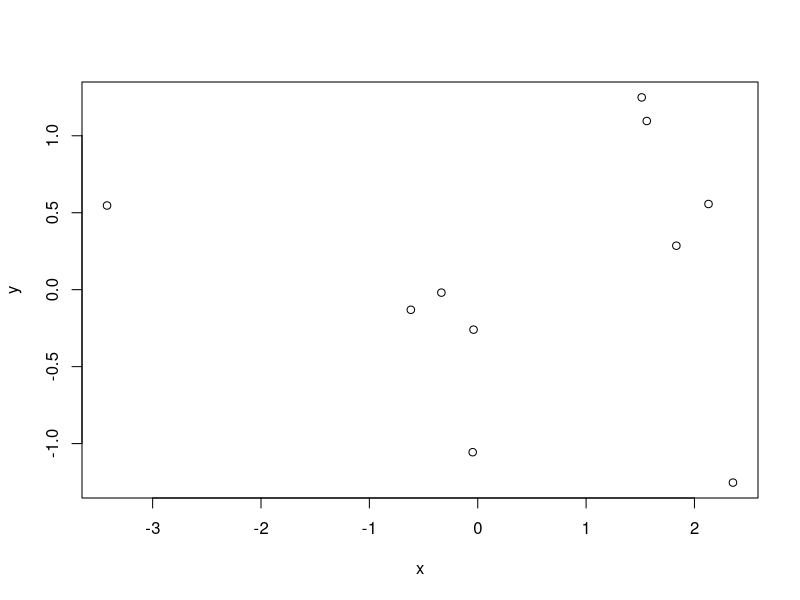

Write R code to recreate this figure. (Note: this script raises an error after producing the figure.)
## ---- chunk 1
x=rnorm(10)
y=rnorm(10)
plot(x,y)
## ---- chunk 2
# echo=F hides the code
library(vegan)
data(BCI)
## ---- chunk 3
# inputPanel defines the grey border around the slider
# sliderInput sets up a slide bar and names the output `nreps` so it can be accessed in the plot below
inputPanel(
  sliderInput("nreps", label = "Number of replicate samples", min = 2, max = 100, value = 3)
)
## ---- chunk 4
# renderPlot({}) simply wraps around the code you'd use to make a plot
# the value input$nreps (in the for loop) takes the output from the slidebar above
renderPlot({
  spa <- specaccum(BCI,method='random')
  plot(spa$sites,spa$perm[,1],
      xlab='# sites',ylab='# species', main='species accumulation curves',
      type='l',las=1,bty='n',ylim=c(80,230))
  for (i in seq_len(NCOL(spa$perm[,1:input$nreps]))){
    lines(spa$sites, spa$perm[,i])}
  })
## ---- chunk 5
# users can define 2 inputs, sp.ac.mod and nsites1
inputPanel(
  selectInput("sp.ac.mod", label = "Model",choices = c('none','Lomolino','Arrhenius'), selected = 'none'),
  sliderInput("nsites1", label = "Number of 1 ha plots", min = 50, max = 100, value = 50)
)
## ---- chunk 6
renderPlot({
  spa <- specaccum(BCI)
  par(mar=c(13,4,3,10))
  plot(spa, ci.type="poly", col="black", lwd=2, ci.lty=0, ci.col="lightblue", ylab='# species',xlab='# sites',main='A species accumulation curve',xlim=c(0,100),bty='n',ylim=c(70,270), las=1) #makes a prettier plot
  # sp.ac.mod is used here
  if(input$sp.ac.mod=='Lomolino'){
    mod1 <- fitspecaccum(spa, "lomolino")
    # nsites1 is used here
    p1=predict(mod1,newdata=1:input$nsites1)
    lines(1:input$nsites1, p1, add = TRUE, col='red3', lwd=2)
    abline(h=p1[length(p1)],lty=2,col='red3')
    abline(v=input$nsites1,lty=2,col='red3')
    text(input$nsites1-3,p1[length(p1)]-20,round(p1[length(p1)],1),col='red3')

  }
  if(input$sp.ac.mod=='Arrhenius'){
    mod2 <- fitspecaccum(spa, "arrh")
    # nsites1 is used here
    p2=predict(mod2,newdata=1:input$nsites1)
    lines(1:input$nsites1, p2, add = TRUE, col='steelblue3', lwd=2)
    abline(h=p2[length(p2)],lty=2,col='steelblue3')
    abline(v=input$nsites1,lty=2,col='steelblue3')
    text(input$nsites1-3,p2[length(p2)]-20,round(p2[length(p2)],1),col='steelblue3')
  }
})
